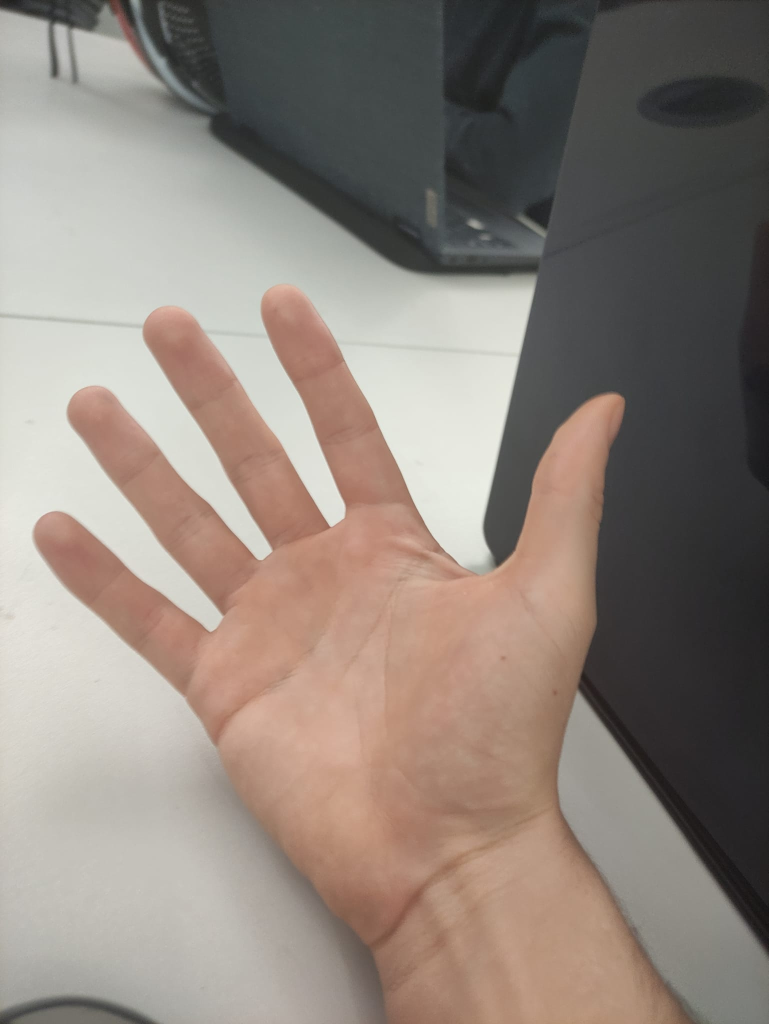
#> input picture hand0.jpeg, 1537 x 2048 px (shown at 1/2 size)
$ python -i object_detection.py   (imports and definitions only)
#> lines starting #> are read from the running program, lines starting #| are printed output that depends on the picture; after the words box and inside, x2 and y2 are one past the last pixel; in counts of white or black regions, pixels touching at a corner belong together
#> further down, picture is the input picture: shape (2048, 1537, 3); mean B, G, R 123.7, 131.8, 142.9
#importing the necessary libraries
import cv2 as cv
import numpy as np
import time

#DEFINIG GLOBAL VARIABLES AND FUNCTIONS USED IN ALL THE CLASSES
#a kernel for dilation and erosion
kernel_noise = np.ones((3,3), np.uint8)

#kernel for closing the picture
kernel_closing = np.ones((7,7), np.uint8)

#chosing the font
font = cv.FONT_HERSHEY_SIMPLEX

# a fucntion to work out the area between 2 points (in xOy coordinates)
def area (P_1,P_2):
    return abs((P_2[0]-P_1[0])*(P_2[0]-P_1[0]))


def img_edge(img):
        #channig the image to gray
        img = cv.cvtColor(img, cv.COLOR_BGR2GRAY)

        #bluring the image
        img = cv.blur(img,(5,5))

        #eroding the image to remove the noise
        #img = cv.erode(img,kernel_noise,iterations=10)

        #dilating the image to pronounce the edges
        #img = cv.dilate(img, kernel_noise, iterations=10)


        #optimal threshold (used for better img det)
        img  = cv.adaptiveThreshold(img, 255, cv.ADAPTIVE_THRESH_GAUSSIAN_C,
                                          cv.THRESH_BINARY, 15, 0)
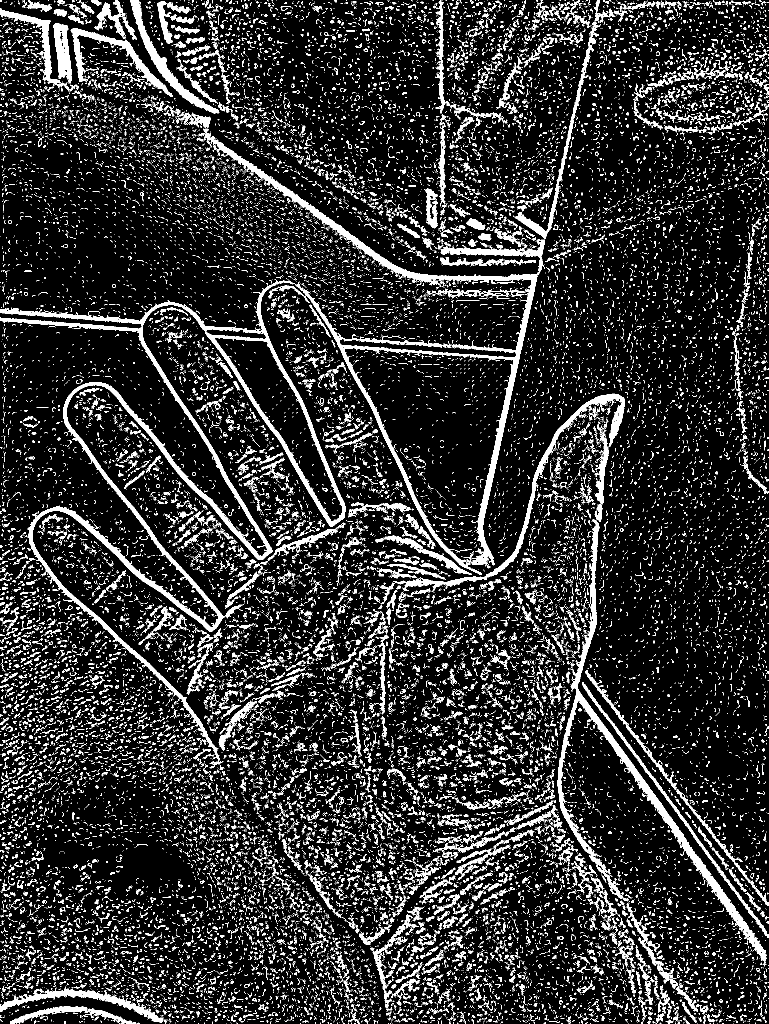
#> img: shape (2048, 1537) (shown at 1/2 size); 13.7% white; 33063 white regions (29855 under 20 px), largest, box (x1, y1, x2, y2) and area: (0, 225, 1090, 1537) 64870, (1115, 1038, 1534, 1933) 15911, (805, 787, 1250, 1186) 6962


        #eroding the image to remove the noise
        img = cv.erode(img,kernel_noise,iterations=1)
#> img: shape (2048, 1537); 3.3% white; 4499 white regions (4161 under 20 px), largest, box (x1, y1, x2, y2) and area: (0, 636, 544, 1508) 15316, (411, 267, 1074, 1129) 10445, (1116, 1040, 1532, 1920) 9596

        #closing the image
        #img = cv.morphologyEx(img, cv.MORPH_CLOSE, kernel_closing)

        #dilating the image to pronounce the edges
        img = cv.dilate(img, kernel_noise, iterations=1)
#> img: shape (2048, 1537); 6.6% white; 4055 white regions (2594 under 20 px), largest, box (x1, y1, x2, y2) and area: (0, 635, 545, 1509) 23608, (410, 260, 1075, 1130) 14347, (1115, 1039, 1533, 1921) 14148

        #adding a median blur to remove the unwanted noise
        img = cv.medianBlur(img,9)
#> img: shape (2048, 1537); 4.2% white; 468 white regions (190 under 20 px), largest, box (x1, y1, x2, y2) and area: (0, 635, 544, 1504) 23595, (1115, 884, 1532, 1920) 15554, (411, 264, 1074, 1129) 14404

        #eroding the image to remove the noise
        img = cv.erode(img,kernel_noise,iterations=1)
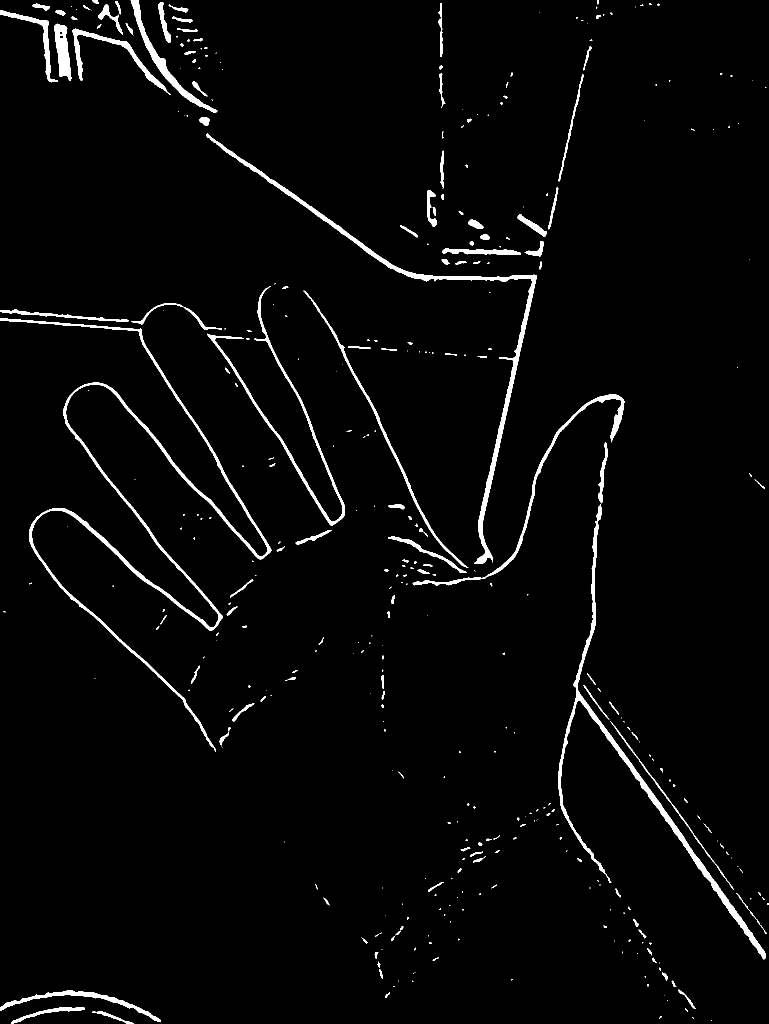
#> img: shape (2048, 1537) (shown at 1/2 size); 2.7% white; 386 white regions (231 under 20 px), largest, box (x1, y1, x2, y2) and area: (0, 637, 543, 1503) 15478, (412, 266, 1073, 1128) 10890, (1116, 1008, 1531, 1919) 10760

        #closing the image
        img = cv.morphologyEx(img, cv.MORPH_CLOSE, kernel_closing)
#> img: shape (2048, 1537); 2.7% white; 368 white regions (219 under 20 px), largest, box (x1, y1, x2, y2) and area: (0, 637, 543, 1503) 15493, (1116, 885, 1531, 1919) 11544, (412, 266, 1073, 1128) 10937

        #dilating the image to pronounce the edges
        img = cv.dilate(img, kernel_noise, iterations=1)
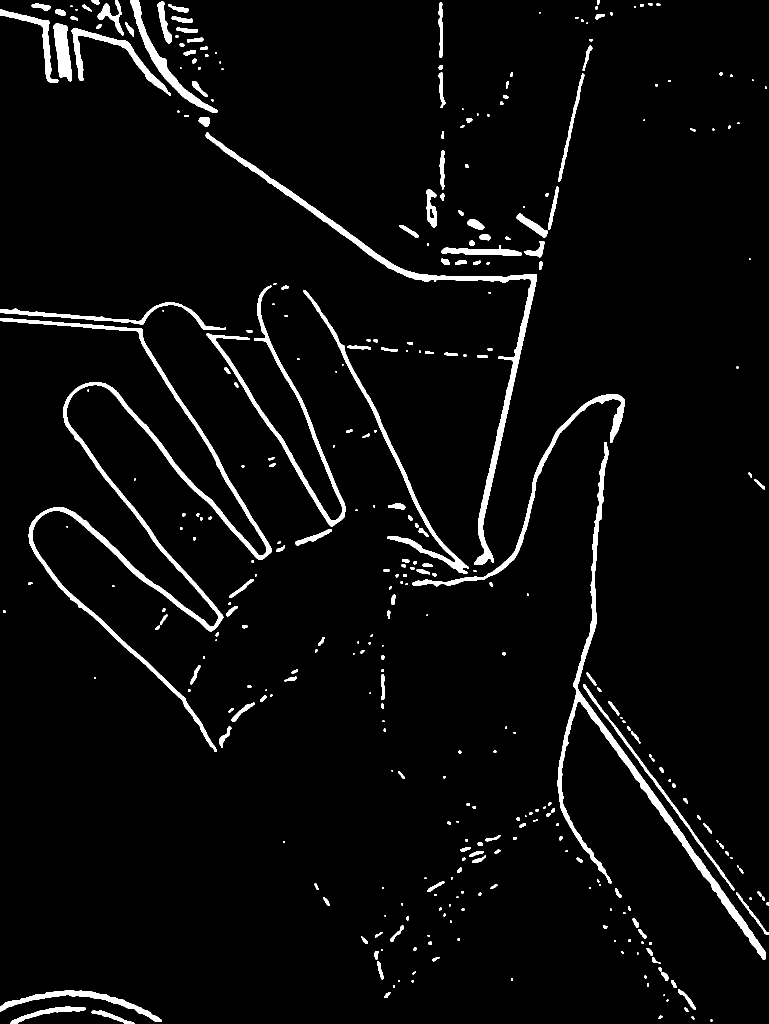
#> img: shape (2048, 1537) (shown at 1/2 size); 4.1% white; 352 white regions (88 under 20 px), largest, box (x1, y1, x2, y2) and area: (0, 636, 544, 1504) 23599, (1115, 884, 1532, 1920) 15576, (411, 265, 1074, 1129) 14429

        #finding the edges in the image
        img = cv.Canny(img,50,50)
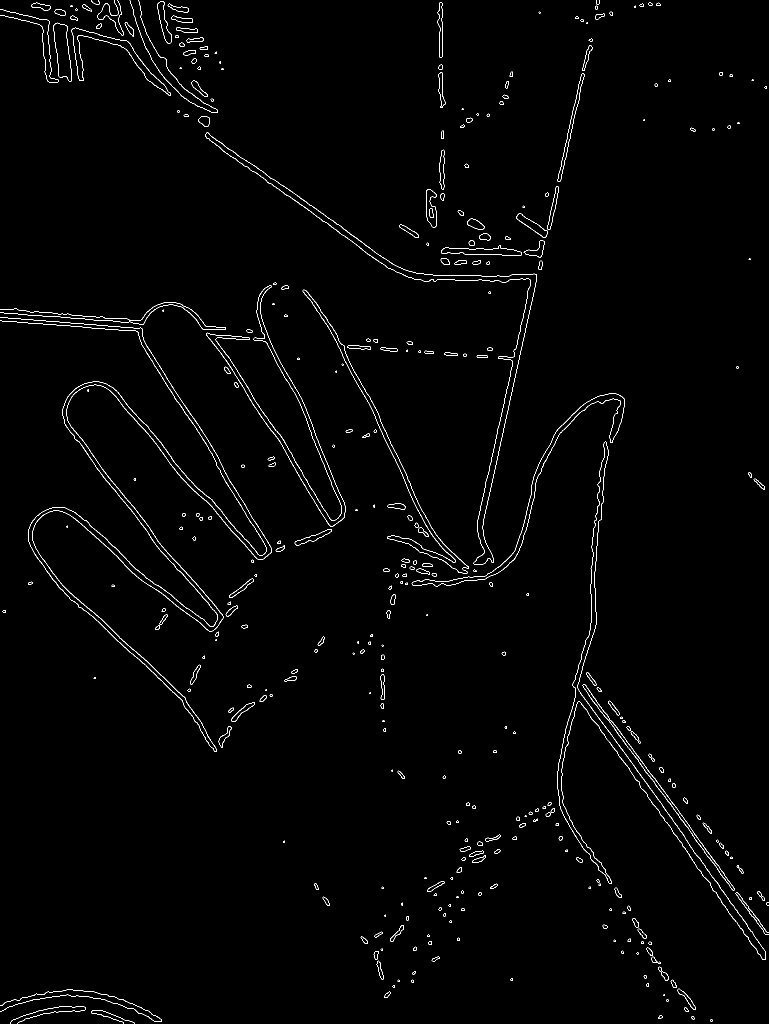
#> img: shape (2048, 1537) (shown at 1/2 size); 1.2% white in thin lines or dots

        #adding a median blur to remove the unwanted noise
        img = cv.medianBlur(img,1)

        #dilating the image to pronounce the edges
        img = cv.dilate(img, kernel_noise, iterations=1)
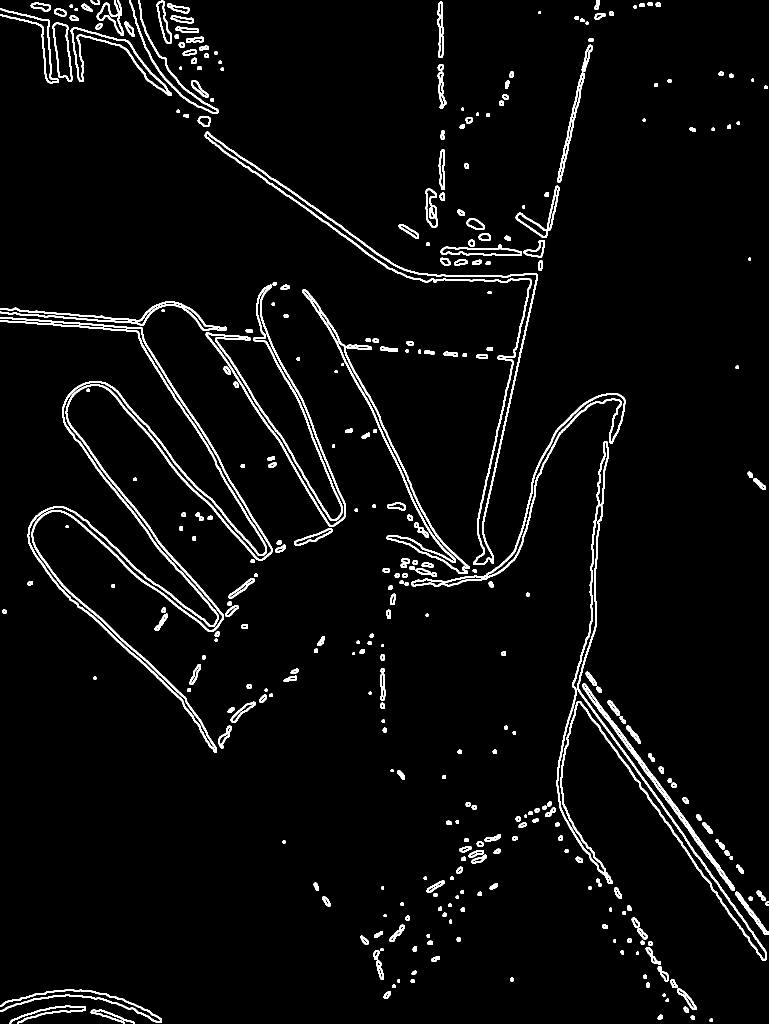
#> img: shape (2048, 1537) (shown at 1/2 size); 4% white; 333 white regions, largest, box (x1, y1, x2, y2) and area: (0, 634, 545, 1505) 23219, (1113, 882, 1533, 1921) 11461, (409, 263, 1075, 1130) 9911

        return img

# finding the object from a contours list. n_ob the number of objects u want to find
# width and height of the original image required for some imgae manipulation
# [30 lines left out: function find_objects, not called in this run]


class img_manipulation:
    def __init__(self):
        pass

    # img is the image that has to be rescaled and f is the fraction by which
    # the iamge will be rescaled
    # [88 lines left out: functions rescale, resize, rgb_to_edges, not called in this run]


class obj_det:
    def __init__(self):
        pass


    # a function that finds the object in a image
    # n_ob the maximum number of objects we are looking foor
    # [50 lines left out: function find_obj, not called in this run]


>>> import cv2
>>> picture = cv2.imread('hand0.jpeg')
>>> result = img_edge(picture)
